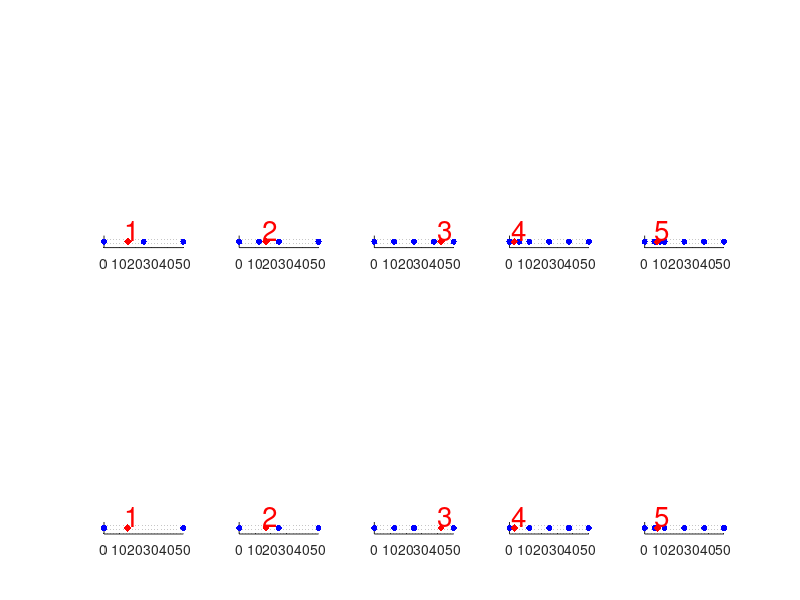

MATLAB code to generate this figure:
clear variables; clc; clf;
% this script plot coarse and refined sample sets shown in chapter 'error
% in the error estimate'.

%% 1 parameter case.
pmPos = [15 17 42 3 8];
pm1 = [0 50];
pm2 = [0 25 50];
pm3 = [0 12.5 25 50];
pm4 = [0 12.5 25 37.5 50];
pm5 = [0 6.25 12.5 25 37.5 50];
pm6 = [0 6.25 9.425 12.5 25 37.5 50];
pmStore = {pm1; pm2; pm3; pm4; pm5; pm6};
axisHeight = 0.02;
for iPlot = 1:5
    
    pmhhat = pmStore{iPlot + 1};
    pmhat = pmStore{iPlot};
    % plot hhat.
    yhhat = zeros(length(pmhhat), 1);
    subplot(2, 5, iPlot)
    scatter(pmhhat, yhhat, 20, 'b', 'filled')
    hold on
    scatter(pmPos(iPlot), 0, 30, 'r', 'd', 'filled')
    text(pmPos(iPlot) - 2, 0.002, num2str(iPlot), 'Color', 'r', 'FontSize', 20);
    grid minor
    axis([0 50 -0.001 0.001])
    mp = get(gca, 'Position');
    mp(4) = axisHeight;
    set(gca,'Position',mp)
    set(gca, 'YTick', []);
    % plot hat.
    yhat = zeros(length(pmhat), 1);
    subplot(2, 5, iPlot + 5)
    scatter(pmhat, yhat, 20, 'b', 'filled')
    hold on
    scatter(pmPos(iPlot), 0, 30, 'r', 'd', 'filled')
    text(pmPos(iPlot) - 2, 0.002, num2str(iPlot), 'Color', 'r', 'FontSize', 20);
    grid minor
    axis([0 50 -0.001 0.001])
    mp = get(gca, 'Position');
    mp(4) = axisHeight;
    set(gca,'Position',mp)
    set(gca, 'YTick', []);
end

% %% 2 parameters case.

% pmEXP.noidx.inpt = [0 0; 50 0; 0 50; 50 50; 25 0; 0 25; 25 25; 50 25; 25 50];
% no_inpt0 = length(pmEXP.noidx.inpt(:, 1));
% pmEXP.idx.inpt = [(1:no_inpt0)' pmEXP.noidx.inpt];
% 
% % plot coefficients
% dx = 0.5;
% dy = 1.2;
% plotScatter = ...
%     @(iScat, jScat,  inpt) ...
%     scatter(inpt{iScat}(jScat, 2), inpt{iScat}(jScat, 3), 20, 'b', 'filled');
% textScatter = ...
%     @(iScat, jScat,  inpt) ...
%     text(inpt{iScat}(jScat, 2) + dx, inpt{iScat}(jScat, 3) + dy, ...
%     num2str(inpt{iScat}(jScat, 1)));
% nplot = 5;
% pmEXP.hhatBlk = GSAGridtoBlockwithIndx(pmEXP.idx.inpt);
% nhatBlk = length(pmEXP.hhatBlk);
% % loop random point, create refined pm grid and plot.
% pmPos = [10 15; 33 3; 35 43; 5 31; 20 18];
% for iPlot = 1:nplot
%     %     generate the refined grid.
%     pmEXP.loc1 = pmPos(iPlot, 1);
%     pmEXP.loc2 = pmPos(iPlot, 2);
%     
%     % plot hat blocks.
%     pmEXP.hatBlk = pmEXP.hhatBlk;
%     subplot(2, nplot, iPlot + nplot);
%     for iScat = 1:length(pmEXP.hatBlk)
%         for jScat = 1:4
%             plotScatter(iScat, jScat, pmEXP.hatBlk);
%         end
%         hold on
%     end
%     scatter(pmEXP.loc1, pmEXP.loc2, 30, 'r', 'd', 'filled');
%     text(pmEXP.loc1 + 2, pmEXP.loc2, ...
%         num2str(iPlot), 'Color', 'r', 'FontSize', 20);
%     grid minor
%     axis([0 50 0 50])
%     axis square
%     [pmEXP.hhatBlk, pmEXP.otptRaw] = GSARefineGridLocalwithIdx...
%         (pmEXP.hhatBlk, pmEXP.loc1, pmEXP.loc2);
%     % plot hhat blocks.
%     %     plot the grid.
%     subplot(2, nplot, iPlot);
%     
%     for iScat = 1:length(pmEXP.hhatBlk)
%         for jScat = 1:4
%             plotScatter(iScat, jScat, pmEXP.hhatBlk);
%         end
%         hold on
%     end    
%     scatter(pmEXP.loc1, pmEXP.loc2, 30, 'r', 'd', 'filled');
%     text(pmEXP.loc1 + 2, pmEXP.loc2, ...
%         num2str(iPlot), 'Color', 'r', 'FontSize', 20);
%     grid minor
%     axis([0 50 0 50])
%     axis square
%     nhatBlk = length(pmEXP.hhatBlk);
% end




